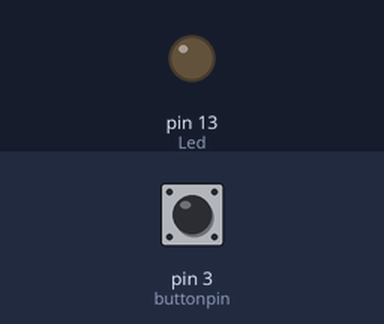
The sketch below on a simulated Arduino Uno, built with avr-gcc and run on an emulated ATmega328P. On the bench: output pins drawn as LEDs (lit = HIGH). The inputs (shaded band) are chosen by the test bench; at power-on: pin 3 (buttonpin) LOW.

Above: at 1.2 s.
1.3 s: pin 3 (buttonpin) pulled HIGH for 0.15 s
At 1.37 s:
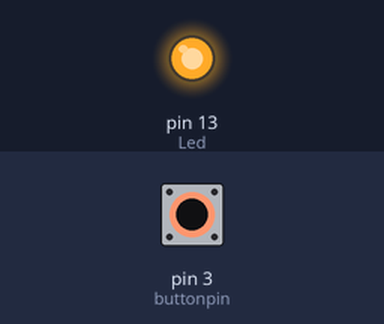
2.9 s: pin 3 (buttonpin) pulled HIGH for 3.2 s
At 7.2 s:
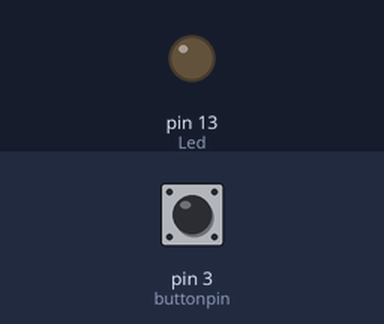
Timing chart, 0 to 8.7 s (numbered marks = the images above; inputs shaded):
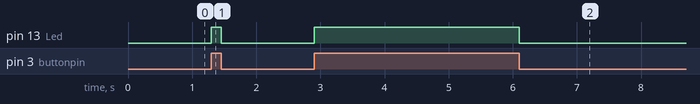

Measured:
- after the input at 1.3 s, pin 13 (Led): LOW → HIGH at once, → LOW 0.15 s later
- after the input at 2.9 s, pin 13 (Led): LOW → HIGH at once, → LOW 3.2 s later

The sketch:

Microphone_digital.ino
```cpp
int Led=13; // define LED interface
int buttonpin=3; // define D0 sensor interface
int val=0; // define numeric variable val

void setup()
{
  pinMode(Led,OUTPUT); // define LED as output interface
  pinMode(buttonpin,INPUT); // output interface D0 is defined sensor
}

void loop()
{
  val=digitalRead(buttonpin); // digital interface wil be assigned a value of pin 3 to read val
  if(val==HIGH) // when the sound detection module detects a signal, LED flashes
  {
    digitalWrite(Led,HIGH);
  }
  else
  {
    digitalWrite(Led,LOW);
  }
}
```
